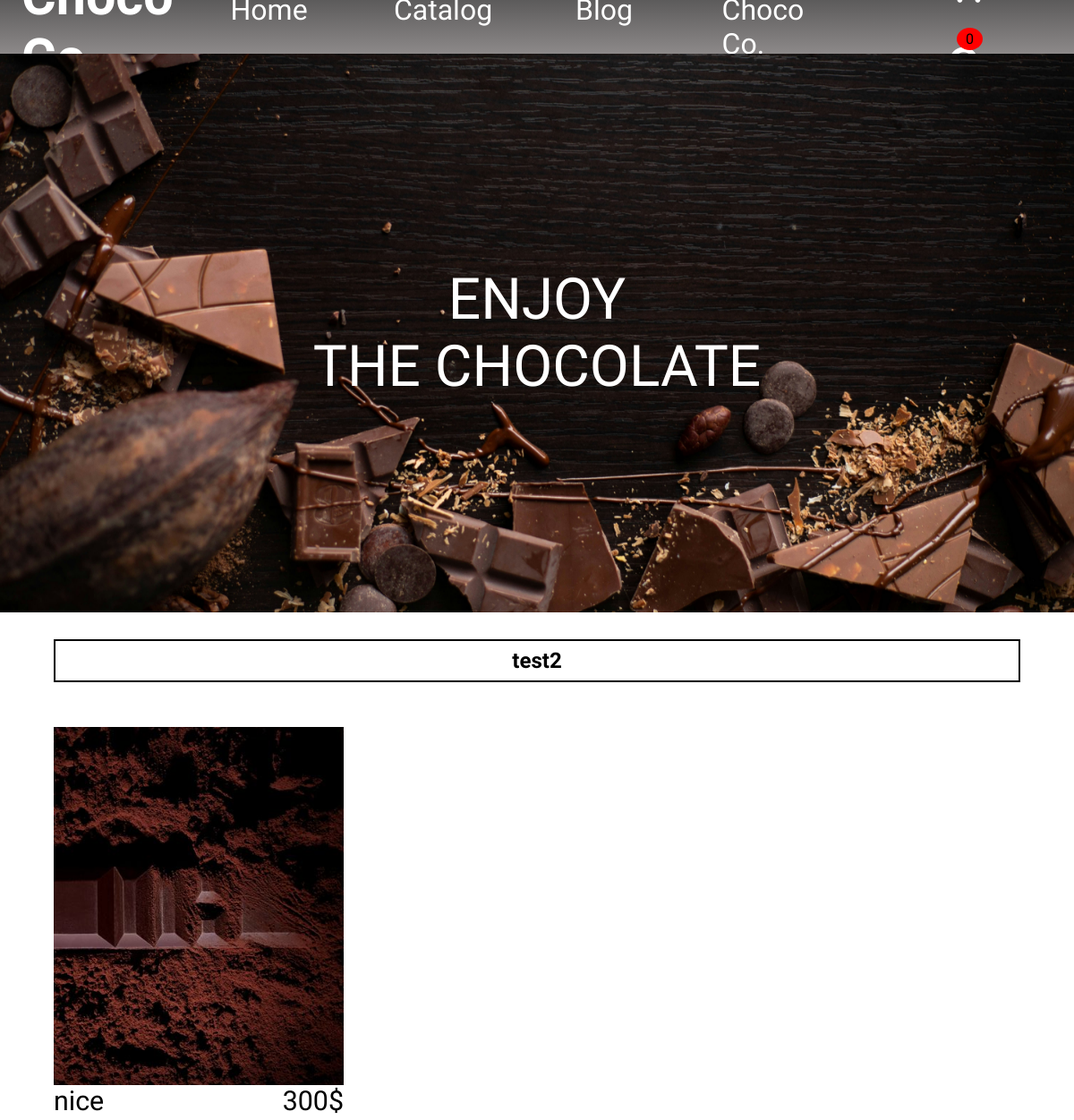
The page /Website/Catalog/Catalog.php?catalogId=2 on the database its author committed.
### tables this page shows
CREATE TABLE `catalog` (
  `catalog_id` int(11) NOT NULL,
  `catalog_name` varchar(100) NOT NULL,
  `catalog_image` varchar(100) NOT NULL
);

CREATE TABLE `products` (
  `Product_id` int(11) NOT NULL,
  `Product_image` varchar(100) NOT NULL,
  `Product_price` float NOT NULL,
  `Product_name` varchar(100) NOT NULL,
  `type_produit` varchar(20) NOT NULL,
  `catalog_id` int(11) DEFAULT NULL
);

### Website/Catalog/Catalog.php (the view, shortened to what this page needs)
<!DOCTYPE html>
<html lang="en">
<head>
    <link href="Style.css" rel="stylesheet">
    <link rel="stylesheet" href="https://stackpath.bootstrapcdn.com/font-awesome/4.7.0/css/font-awesome.min.css">
</head>
<body>
<nav class="navbar">
        <h1 class="logo">Choco Co.</h1>
        <ul class="nav-links">
             <li><a href="../Home/index.php" class="active">Home</a></li>
             <li><a href="../Catalog/Catalog.php">Catalog</a></li>
             <li><a href="../blog/blog.php">Blog</a></li>
             <li><a href="../ChocoCo/ChocoCo.html">Choco Co.</a></li>
         </ul>
         <div class="icons">
            <a href="../Commande/Commande.php"><i href="" class="fa fa-shopping-cart"></i></a>
            <span class="quantity"><?php if(isset($_SESSION['Cart'])){echo sizeof($_SESSION['Cart']);}else{echo '0';}?></span>
         </div>
        </nav>
    <header>
        <p>ENJOY</p>
        <p>THE CHOCOLATE</p>
    </header>
    <section>
    <div class='title'>
        <h1>
        <?php
              require_once "../connexion.php";
              $catalogId = $_GET["catalogId"];
              $query = "select catalog_name from catalog where catalog_id='$catalogId'";
              $result = mysqli_query($conn, $query);
              echo mysqli_fetch_assoc($result)["catalog_name"];
        ?>
        </h1>
    </div>
    <div class='row'>
        <?php
            $query = "select * from products where catalog_id = '$catalogId'";
            $result = mysqli_query($conn, $query);
            while($row = mysqli_fetch_assoc($result)){
                echo "<div class='col'>
                        <div class='content'>
                            <img src='$row[Product_image]'>
                            <span></span>
                            <button><a href=../Order/Order.php?productId=$row[Product_id]>Order now</a></button>
                        </div>
                        <div class='content-text'>
                            <p>$row[Product_name]</p>
                            <p>$row[Product_price]$</p>
                        </div>
                    </div>";
            }
        ?>
    </div>
    </section>
</body>
</html>

### Website/Catalog/Style.css (style rules this page uses)
* { padding: 0; margin: 0; box-sizing: border-box; font-family: "abhaya libre"; text-decoration: none; overflow-x: hidden; list-style: none; }
:root { --clair : #fff; --beige :#987654; --black :#000000; }
html { overflow-x: hidden; scroll-behavior: smooth; }
.navbar { display: flex; justify-content:space-between; padding: 2vw; width: 100vw; height: 5vw; align-items: center; background: linear-gradient(to bottom, rgb(23, 21, 21,0.7), rgb(92, 87, 87,0.7)); }
.logo { font-family: 'Jim Nightshade'; color: var(--clair); font-size: 3.7em; }
.nav-links { font-size: 2em; font-family: 'Abhaya Libre'; display: flex; justify-content:space-between; cursor: pointer; }
li a { color: var(--clair); padding-right:4em; }
.icons i { font-size: 2.5em; color:#fff; padding:0.5em; cursor: pointer; }
.icons span { background-color: red; border-radius: 50%; position: absolute; top: 2.5%; right: 8.5%; padding:3px 10px; }
header { background-image: url("../../assets/product_images/9e48d7b0-3540-4c36-8ec2-27f70a360103.jpg"); margin-bottom: 30px; background-size: cover; background-position:center; width: 100vw; height: 78vh; display: flex; align-items: center; justify-content: center; flex-direction: column; }
header p { text-align: center; color: white; font-size: 4em; }
.row { display: flex; width: 90%; margin: auto; margin-top: 30px; flex-wrap: wrap; justify-content: space-between; }
.col { width: 30%; display: flex; flex-direction: column; margin-top: 20px; }
.col .content { width: 100%; position: relative; transition: all 1s ease; height: 400px; overflow-y: hidden; }
.col .content img { width: 100%; object-fit: cover; height: 100%; }
.col .content span { width: 100%; position: absolute; bottom: 0; left: 0; height: 100%; }
.col .content-text { width: 100%; }
.col .content-text p { font-size: 1.9em; }
.row .col .content-text p:last-child { float: right; }
.title { border:2px solid black; width: 90%; margin: auto; height: 3em; display: flex; justify-content: center; align-items: center; }
.col p { display: inline-block; color: black; }

### rows shown on the page
catalog: catalog_name "test2"
products: Product_image (picture), Product_name "nice", Product_price "300"
